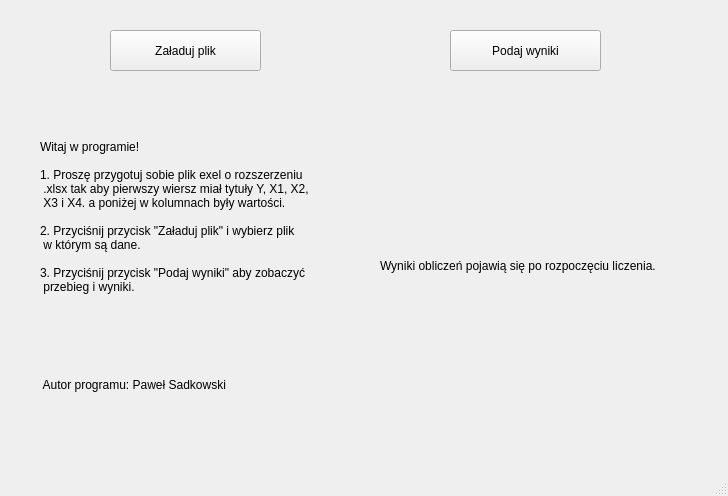
<?xml version="1.0" encoding="UTF-8"?>
<ui version="4.0">
 <class>MainWindow</class>
 <widget class="QMainWindow" name="MainWindow">
  <property name="geometry">
   <rect>
    <x>0</x>
    <y>0</y>
    <width>728</width>
    <height>496</height>
   </rect>
  </property>
  <property name="windowTitle">
   <string>MainWindow</string>
  </property>
  <widget class="QWidget" name="centralwidget">
   <widget class="QPushButton" name="pushButton">
    <property name="geometry">
     <rect>
      <x>110</x>
      <y>30</y>
      <width>151</width>
      <height>41</height>
     </rect>
    </property>
    <property name="text">
     <string>Załaduj plik</string>
    </property>
   </widget>
   <widget class="QLabel" name="label">
    <property name="geometry">
     <rect>
      <x>40</x>
      <y>110</y>
      <width>301</width>
      <height>311</height>
     </rect>
    </property>
    <property name="text">
     <string>Witaj w programie!

1. Proszę przygotuj sobie plik exel o rozszerzeniu
 .xlsx tak aby pierwszy wiersz miał tytuły Y, X1, X2,
 X3 i X4. a poniżej w kolumnach były wartości. 

2. Przyciśnij przycisk &quot;Załaduj plik&quot; i wybierz plik
 w którym są dane. 

3. Przyciśnij przycisk &quot;Podaj wyniki&quot; aby zobaczyć
 przebieg i wyniki. 






 Autor programu: Paweł Sadkowski </string>
    </property>
   </widget>
   <widget class="QPushButton" name="pushButton_2">
    <property name="geometry">
     <rect>
      <x>450</x>
      <y>30</y>
      <width>151</width>
      <height>41</height>
     </rect>
    </property>
    <property name="text">
     <string>Podaj wyniki</string>
    </property>
   </widget>
   <widget class="QLabel" name="label_2">
    <property name="geometry">
     <rect>
      <x>380</x>
      <y>110</y>
      <width>301</width>
      <height>311</height>
     </rect>
    </property>
    <property name="text">
     <string>Wyniki obliczeń pojawią się po rozpoczęciu liczenia.</string>
    </property>
   </widget>
  </widget>
  <widget class="QMenuBar" name="menubar">
   <property name="geometry">
    <rect>
     <x>0</x>
     <y>0</y>
     <width>728</width>
     <height>22</height>
    </rect>
   </property>
  </widget>
  <widget class="QStatusBar" name="statusbar"/>
 </widget>
 <resources/>
 <connections/>
</ui>
